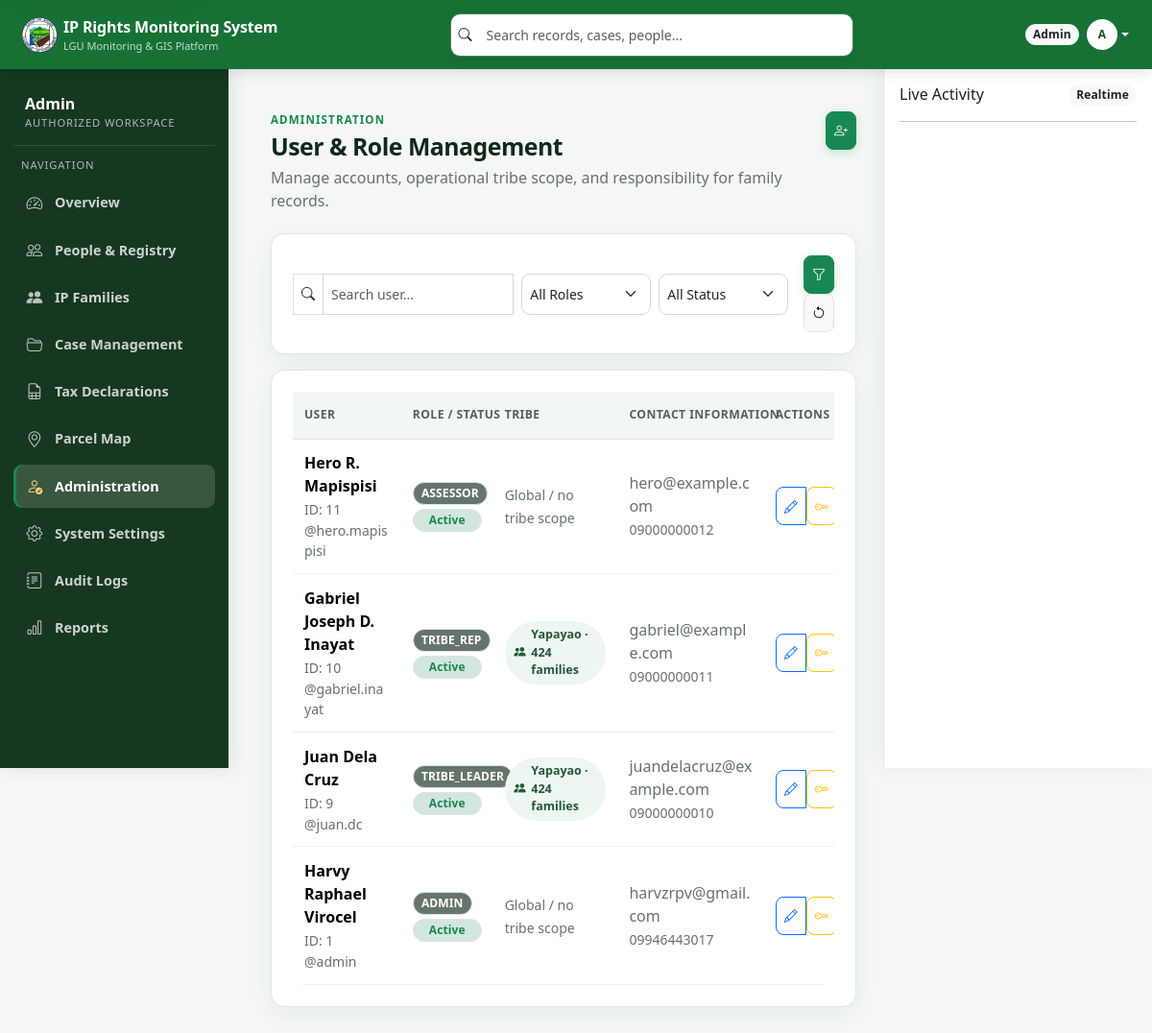
The app's page /auth/admin/users.php (signed in) with its own data.
### tables this page shows
CREATE TABLE `users` (
  `id` int(11) NOT NULL,
  `username` varchar(100) NOT NULL,
  `email` varchar(150) DEFAULT NULL,
  `password` varchar(255) NOT NULL,
  `role` enum('admin','tribe_leader','assessor','staff','tribe_rep') NOT NULL,
  `full_name` varchar(150) DEFAULT NULL,
  `contact_number` varchar(30) DEFAULT NULL,
  `status` enum('active','inactive','suspended') DEFAULT 'active',
  `last_login` datetime DEFAULT NULL,
  `created_at` timestamp NOT NULL DEFAULT current_timestamp(),
  `updated_at` timestamp NOT NULL DEFAULT current_timestamp() ON UPDATE current_timestamp()
);

### includes/security.php (called while the page is built, shortened)
<?php
function pagination_values(int $total, int $perPage = 25): array
{
    $perPage = max(10, min(100, $perPage));
    $pages = max(1, (int) ceil($total / $perPage));
    $page = max(1, min($pages, (int) ($_GET['page'] ?? 1)));
    return [$page, $perPage, ($page - 1) * $perPage, $pages];
}
function e($value): string
{
    return htmlspecialchars((string) $value, ENT_QUOTES | ENT_SUBSTITUTE, 'UTF-8');
}

### auth/admin/users.php (the view, shortened to what this page needs)
<?php
require '../../includes/header.php';
require '../../includes/role_guard.php';
require '../../includes/db.php';
$filterQ=trim((string)($_GET['q']??'')); $filterRole=(string)($_GET['role']??''); $filterStatus=(string)($_GET['status']??''); $where=' WHERE 1=1';
$totalUsers = (int) $conn->query("SELECT COUNT(*) FROM users $where")->fetch_row()[0];
[$page, $perPage, $offset, $pages] = pagination_values($totalUsers);
$userWhere=str_replace(['full_name','username','email','role','status'],['u.full_name','u.username','u.email','u.role','u.status'],$where);
$sql = "SELECT u.id,u.full_name,u.username,u.email,u.contact_number,u.role,u.status,ut.tribe tribe_name,(SELECT COUNT(*) FROM ip_families f WHERE f.owning_tribe=ut.tribe) scoped_family_count FROM users u LEFT JOIN user_tribes ut ON ut.user_id=u.id $userWhere ORDER BY u.id DESC LIMIT $perPage OFFSET $offset";
$result = mysqli_query($conn, $sql);
$users = [];
if ($result) {
    while ($row = mysqli_fetch_assoc($result)) {
        $users[] = $row;
    }
}
?>
<div class="main-no-right">
    <div class="workspace-header">
        <div>
            <div class="eyebrow">Administration</div><h1>User &amp; Role Management</h1>
            <p>Manage accounts, operational tribe scope, and responsibility for family records.</p>
        </div>
        <button class="btn btn-success btn-sm d-flex align-items-center gap-2"
            data-bs-toggle="modal"
            data-bs-target="#addUserModal">
            <i class="bi bi-person-plus"></i>
        </button>
    </div>
    <form class="card-box mb-3" method="get">
        <div class="row g-2 align-items-center">
            <div class="col-md-5">
                <div class="input-group input-group-sm">
                    <span class="input-group-text bg-white">
                        <i class="bi bi-search"></i>
                    </span>
                    <input type="search" name="q" value="<?= e($filterQ) ?>" class="form-control" placeholder="Search user...">
                </div>
            </div>
            <div class="col-md-3">
                <select name="role" class="form-select form-select-sm">
                    <option value="">All Roles</option>
                </select>
            </div>
            <div class="col-md-3">
                <select name="status" class="form-select form-select-sm">
                    <option value="">All Status</option>
                </select>
            </div>
            <div class="col-md-1 text-end">
                <button class="btn btn-success btn-sm" aria-label="Apply filters"><i class="bi bi-funnel"></i></button>
                <a href="users.php" class="btn btn-light btn-sm border" aria-label="Reset filters"><i class="bi bi-arrow-counterclockwise"></i></a>
            </div>
        </div>
    </form>
    <div class="card-box p-0 overflow-hidden">
        <div class="table-responsive">
            <table class="table table-hover align-middle mb-0 administration-table">
                <thead class="table-light">
                    <tr>
                        <th>User</th>
                        <th>Role / Status</th>
                        <th>Tribe</th>
                        <th>Contact Information</th>
                        <th class="text-end">Actions</th>
                    </tr>
                </thead>
                <tbody>
                    <?php foreach ($users as $u): ?>
                        <tr>
                            <td data-label="User">
                                <div class="fw-semibold">
                                    <?= htmlspecialchars($u['full_name']) ?>
                                </div>
                                <small class="text-muted">ID: <?= (int) $u['id'] ?></small>
                                <small class="text-muted d-block">@<?= htmlspecialchars($u['username']) ?></small>
                            </td>
                            <td data-label="Role">
                                <?php
                                $role = $u['role'];
                                $badge = "bg-secondary text-dark border text-white";
                                ?>
                                <span class="badge <?= $badge ?>">
                                    <?= strtoupper($role) ?>
                                </span>
                                <?php if ($u['status'] === 'active'): ?>
                                    <span class="badge bg-success-subtle text-success border d-block mt-1">Active</span>
                                <?php else: ?>
                                    <span class="badge bg-secondary-subtle text-secondary border d-block mt-1">Inactive</span>
                                <?php endif; ?>
                            </td>
                            <td data-label="Operational Scope"><?php if($u['tribe_name']):?><span class="relationship-chip"><i class="bi bi-people-fill"></i><?=e($u['tribe_name'])?> · <?=(int)$u['scoped_family_count']?> families</span><?php else:?><span class="text-muted small">Global / no tribe scope</span><?php endif;?></td>
                            <td data-label="Contact Information" class="text-muted">
                                <span class="d-block text-break"><?= htmlspecialchars($u['email'] ?: 'No email') ?></span>
                                <small><?= htmlspecialchars($u['contact_number'] ?: 'No contact number') ?></small>
                            </td>
                            <td class="text-end">
                                <div class="btn-group">
                                    <a href="users/edit.php?id=<?= (int) $u['id'] ?>" class="btn btn-sm btn-outline-primary">
                                        <i class="bi bi-pencil"></i>
                                    </a>
                                    <form method="post" action="../../processes/users_action.php" class="d-inline" onsubmit="return confirm('Generate a temporary password for this user?')">
                                        <button class="btn btn-sm btn-outline-warning" aria-label="Reset password"><i class="bi bi-key"></i></button>
                                    </form>
                                </div>
                            </td>
                        </tr>
                    <?php endforeach; ?>
                </tbody>
            </table>
        </div>
    </div>
    <?php
    include '../../includes/right_panel.php';
    ?>
</div>
<?php include '../../includes/toast.php'; ?>
<?php require '../../includes/footer.php'; ?>

### assets/css/app.css (style rules this page uses)
:root { --app-canvas: #f4f7f5; --app-surface: #fff; --app-line: #dfe7e2; --app-ink: #17231c; --app-muted: #65736b; --app-radius: 14px; --app-shadow: 0 7px 24px rgba(17, 57, 35, .06); }
body { font-family: "Segoe UI", system-ui, -apple-system, sans-serif; background: var(--app-canvas) !important; color: var(--app-ink) !important; }
.main, .main-no-right { max-width: 1600px; padding: 28px !important; }
.main-no-right { margin-left: 0 !important; margin-right: 0 !important; }
.card-box { border-color: var(--app-line) !important; border-radius: var(--app-radius) !important; box-shadow: var(--app-shadow) !important; padding: 22px !important; }
.page-heading p, .text-muted { color: var(--app-muted) !important; }
.form-control, .form-select { min-height: 43px !important; border-color: #cfdad3 !important; border-radius: 9px !important; background-color: #fff; }
.input-group .form-control, .input-group .input-group-text { border-radius: 0 !important; }
.btn { border-radius: 9px; font-weight: 650; }
.btn-sm { border-radius: 8px; }
.btn-success { box-shadow: 0 3px 10px color-mix(in srgb, var(--theme-accent) 20%, transparent); }
.table-responsive { border-radius: 0 0 var(--app-radius) var(--app-radius); }
.table { --bs-table-bg: transparent; margin: 0; }
.table thead th { padding-top: .95rem !important; padding-bottom: .95rem !important; background: #f3f7f4 !important; color: #53635a !important; border-bottom: 1px solid var(--app-line) !important; }
.table tbody td { border-color: #edf1ee; }
.badge { border-radius: 999px; padding: .42em .68em; }
.workspace-header { display:flex;align-items:flex-start;justify-content:space-between;gap:1rem;margin-bottom:1.4rem }
.workspace-header h1 { font-size:1.55rem;font-weight:780;letter-spacing:-.025em;margin:0;color:#10291b }
.workspace-header p { color:var(--app-muted);margin:.3rem 0 0 }
.eyebrow { font-size:.72rem;font-weight:750;text-transform:uppercase;letter-spacing:.1em;color:var(--theme-accent);margin-bottom:.3rem }
.relationship-chip { display:inline-flex;align-items:center;gap:.35rem;padding:.32rem .6rem;border-radius:999px;background:#edf6f0;color:#24583a;font-size:.78rem;font-weight:650;text-decoration:none }
:root { --app-shadow-raised:0 12px 32px rgba(17,57,35,.10);--app-space-1:.25rem;--app-space-2:.5rem;--app-space-3:.75rem;--app-space-4:1rem;--app-space-5:1.5rem;--app-space-6:2rem }
html { scroll-behavior:smooth }
.main,.main-no-right { width:100%;max-width:1560px;margin-right:auto!important }
.card-box+.card-box { margin-top:1rem }
.page-heading h4,.workspace-header h1 { color:#10291b!important;font-weight:760!important;letter-spacing:-.02em }
.btn { min-height:40px;display:inline-flex;align-items:center;justify-content:center;gap:.35rem }
.badge { font-weight:700;letter-spacing:.01em }
.bg-secondary { background-color:#66756c!important }
@media (min-width:1200px) { .administration-table { table-layout:fixed;width:100% } }
@media (min-width:1200px) { .administration-table th:nth-child(1) { width:20% } }
@media (min-width:1200px) { .administration-table th:nth-child(2) { width:17% } }
@media (min-width:1200px) { .administration-table th:nth-child(3) { width:23% } }
@media (min-width:1200px) { .administration-table th:nth-child(4) { width:27% } }
@media (min-width:1200px) { .administration-table th:nth-child(5) { width:13% } }
@media (min-width:1200px) { .administration-table td { overflow-wrap:anywhere } }

### records on screen
users: full_name "Hero R. Mapispisi", id "11", username "hero.mapispisi", role "ASSESSOR", status "Active", shows "Global / no tribe scope", email "hero@example.com", contact_number "09000000012"
users: full_name "Gabriel Joseph D. Inayat", id "10", username "gabriel.inayat", role "TRIBE_REP", status "Active", tribe_name "Yapayao", scoped_family_count "424", email "gabriel@example.com", contact_number "09000000011"
users: full_name "Juan Dela Cruz", id "9", username "juan.dc", role "TRIBE_LEADER", status "Active", tribe_name "Yapayao", scoped_family_count "424", email "juandelacruz@example.com", contact_number "09000000010"
users: full_name "Harvy Raphael Virocel", id "1", username "admin", role "ADMIN", status "Active", shows "Global / no tribe scope", email "harvzrpv@gmail.com", contact_number "09946443017"

### other values on screen
$_SESSION['role'] "Admin"
substr($_SESSION['username'] ?? 'U', 0, 1) "A"
str_replace('_', ' ', $role) "Admin"
$label "Overview"
$label "People & Registry"
$label "IP Families"
$label "Case Management"
$label "Tax Declarations"
$label "Parcel Map"
$label "Administration"
$label "System Settings"
$label "Audit Logs"
$label "Reports"
